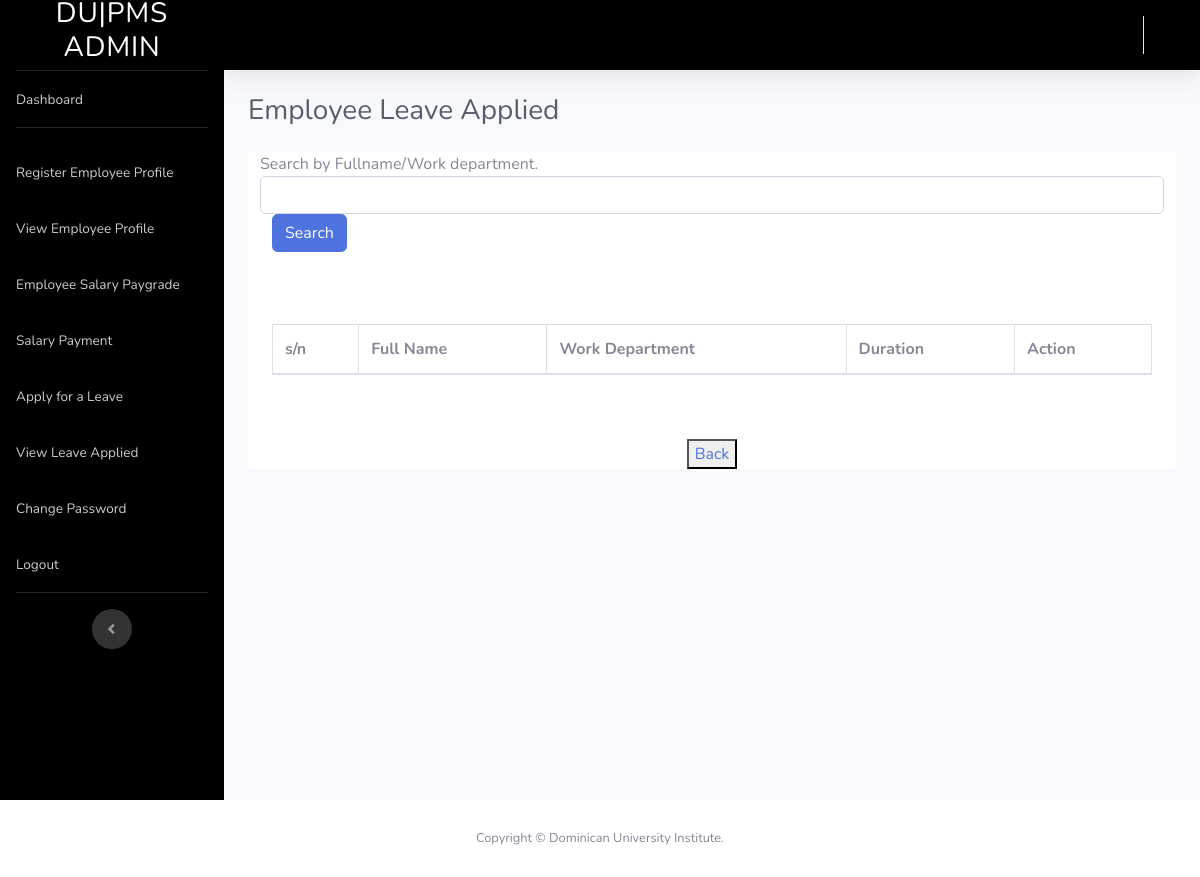
Page /erms/admin/leaves.php on the earlier database version.
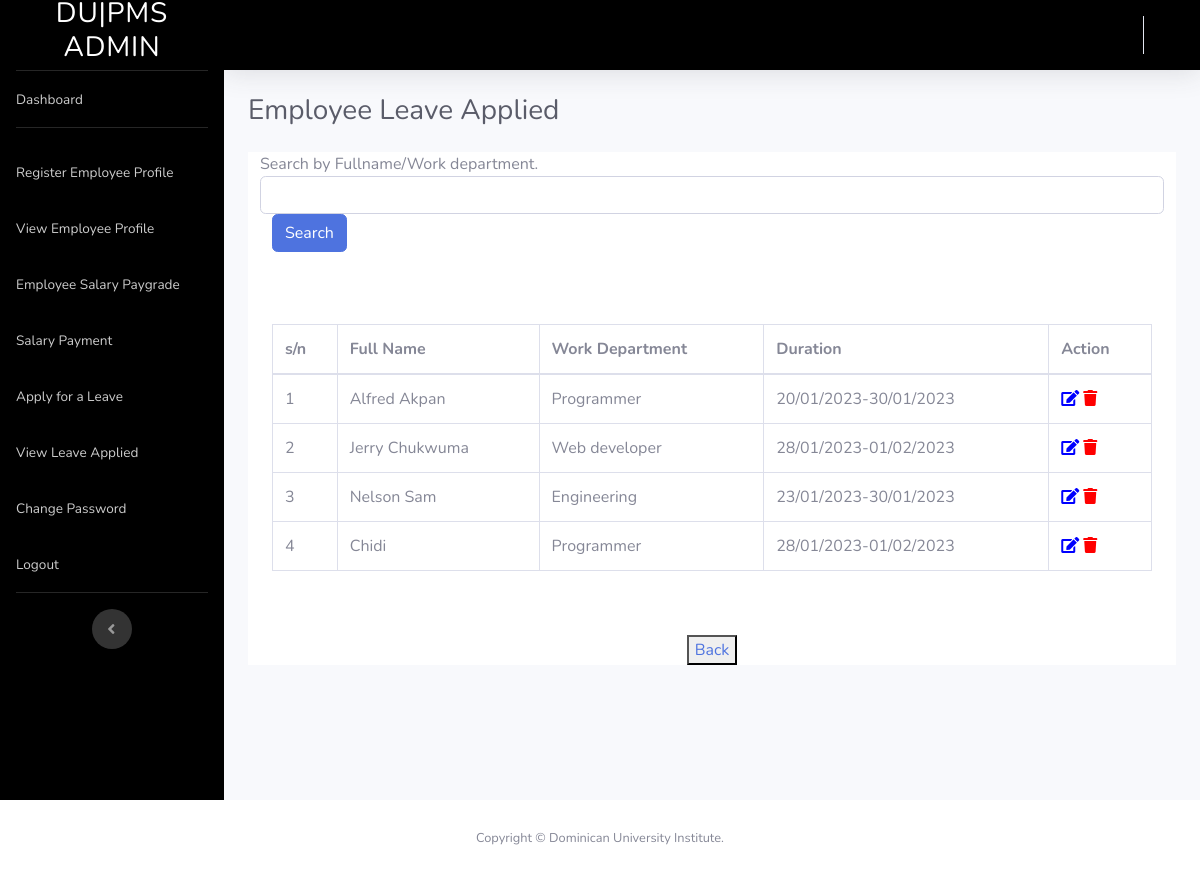
Same page on the later database version.
### tables this page shows
CREATE TABLE `holiday` (
  `ID` int(250) NOT NULL,
  `Fullname` varchar(250) NOT NULL,
  `wd` varchar(250) NOT NULL,
  `Hours` varchar(250) NOT NULL
);

### erms/admin/leaves.php (the view, shortened to what this page needs)
<!DOCTYPE html>
<html lang="en">
  <head>
  <link href="vendor/fontawesome-free/css/all.min.css" rel="stylesheet" type="text/css">
  <link href="css/sb-admin-2.min.css" rel="stylesheet">
</head>
<body id="page-top">
  <div id="wrapper">
   <?php include_once('includes/sidebar.php')?>
    <div id="content-wrapper" class="d-flex flex-column">
      <div id="content">
         <?php include_once('includes/header.php')?>
        <div class="container-fluid">
          <h1 class="h3 mb-4 text-gray-800">Employee Leave Applied </h1>
<div class="container-fluid container-fullw bg-white">
<div class="row">
<div class="col-md-12">
<form role="form" method="post" name="search">
<div class="row">
Search by Fullname/Work department.
<input type="text" name="searchdata" id="searchdata" class="form-control" value="" required='true'>
</div>
<button type="submit" name="search" id="submit" class="btn btn-o btn-primary">
Search
</button>
</form>
<br><br><br>
  <table border="1" class="table table-bordered">
<thead>
<tr>
<th class="center">s/n</th>
<th>Full Name</th>
<th>Work Department</th>
<th>Duration</th>
<th>Action</th>
</tr>
</thead>
<tbody>
<?php
$query= "SELECT * FROM holiday";
$sql=mysqli_query($con, $query);
$cnt=1;
if (mysqli_num_rows($sql)>0)
{
 foreach ($sql as $holiday) {
?>
<tr>
  <td><?php echo $cnt;?></td>
  <td><?= $holiday['Fullname']?></td>
  <td><?= $holiday['wd']?></td>
  <td><?= $holiday['Hours']?></td>
  <td>
    <a href="upleave.php?id=<?=$holiday['ID'];?>"   title="edit"><i class="fa fa-edit" style="color: blue;"></i></a>
  <a onclick="return confirm('Are you sure, you want to delete?')" href="deletepay.php?id=<?=$holiday['ID']; ?>"  title="delete" ><i class="fa fa-trash" style="color: red;"></i></a>
    </td>
</tr>
<?php
$cnt=$cnt+1;
 }
   }
      ?>
</tbody>
</table>
<br>
          <br>
          <center>
<button><a href="welcome.php" style="text-decoration: none;">Back</a></button>
</center>
</div>
</div>
</div>
</div>
</div>
</div>
</div>
  <?php include('includes/footer.php');?>
  </body>
</html>

Differences in the rows shown:
added holiday: Fullname "Alfred Akpan", wd "Programmer", Hours "20/01/2023-30/01/2023"
added holiday: Fullname "Jerry Chukwuma", wd "Web developer", Hours "28/01/2023-01/02/2023"
added holiday: Fullname "Nelson Sam", wd "Engineering", Hours "23/01/2023-30/01/2023"
added holiday: Fullname "Chidi", wd "Programmer", Hours "28/01/2023-01/02/2023"
